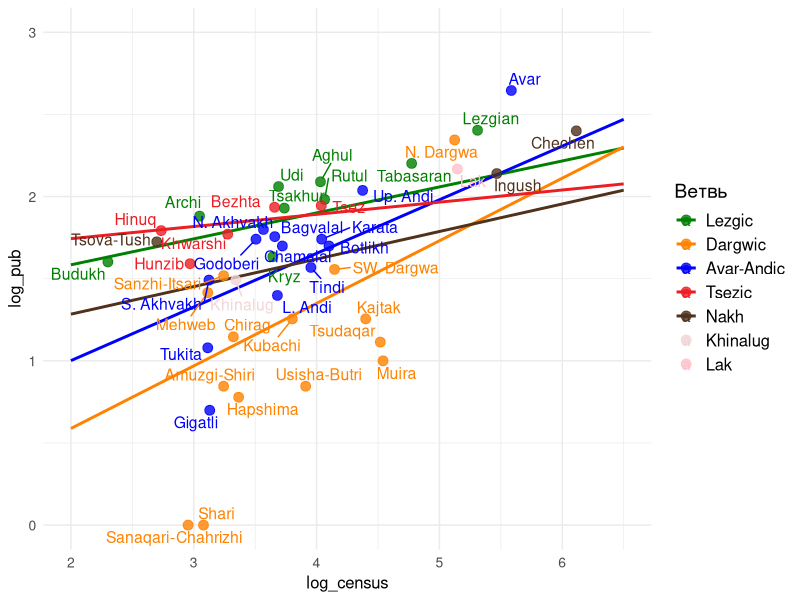

This chart was generated by the following R code:
library(tidyverse)
library(ggeffects)
library(car)
library(ggplot2)
library(ggrepel)

df <- read_csv("results_TALD.csv")

model <- lm(log_pub ~ first_mention + log_census * branch, data = df)

summary(model)

# График
branch_colors <- c(
  "Lezgic" = "#008000",
  "Nakh" = "#4F311C",
  "Dargwic" = "#FF8200",
  "Avar-Andic" = "#0000FF",
  "Tsezic" = "#ed1d24",
  "Khinalug" = "#F2D4D7",
  "Lak" = "#ffc0cb"
)


pred_all <- ggpredict(model, terms = c("log_census", "branch"))
pred_df <- as.data.frame(pred_all)

pred_lines <- pred_df %>% filter(!group %in% c("Khinalug", "Lak"))

p_multi <- ggplot() +
  geom_line(data = pred_lines, aes(x = x, y = predicted, color = group), linewidth = 1) +
  geom_point(data = df, aes(x = log_census, y = log_pub, color = branch), 
             size = 3, alpha = 0.8) +
  geom_text_repel(data = df, 
                  aes(x = log_census, y = log_pub, label = lang, color = branch),
                  size = 4,
                  max.overlaps = 20,
                  box.padding = 0.2,
                  point.padding = 0.3,
                  force = 2,
                  seed = 123) +
  scale_color_manual(values = branch_colors, name = "Ветвь") +
  labs(
    x = "log_census", 
    y = "log_pub"
  ) +
  coord_cartesian(
    xlim = c(2, 6.5),
    ylim = c(0, 3)
  ) +
  theme_minimal() +
  theme(
    axis.title = element_text(size = 12),
    axis.text = element_text(size = 10),
    legend.title = element_text(size = 14),
    legend.text = element_text(size = 12),
  )


print(p_multi)
